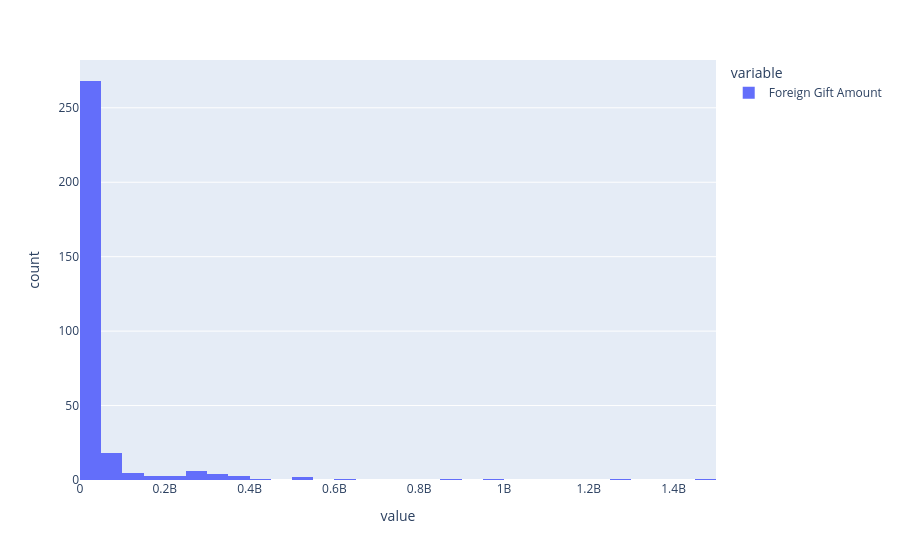

Source (notebook cell):
### Markdown cell above
>The mean gift size is much larger than the median gift size. The mean is over 52 million but the median is around 6.5 million. 
>This 9 times increase is most likely due to a large skew to the right for some universities receiving lots of big donations. Most universities receive small gifts.

### Code cell
px.histogram(university_totals['Foreign Gift Amount'])

### Figure 1 — Plotly figure (JSON) as saved in the notebook; plotly's stock layout.template omitted (floating-point values rounded to 4 significant figures; data arrays with more than 128 entries replaced by an {"elided": "..."} marker saying what was removed)
{"data": [{"bingroup": "x", "hovertemplate": "variable=Foreign Gift Amount<br>value=%{x}<br>count=%{y}<extra></extra>", "legendgroup": "Foreign Gift Amount", "marker": {"color": "#636efa", "pattern": {"shape": ""}}, "name": "Foreign Gift Amount", "orientation": "v", "showlegend": true, "type": "histogram", "x": {"elided": "318 int values"}, "xaxis": "x", "yaxis": "y"}], "layout": {"barmode": "relative", "legend": {"title": {"text": "variable"}, "tracegroupgap": 0}, "margin": {"t": 60}, "xaxis": {"anchor": "y", "domain": [0, 1], "title": {"text": "value"}}, "yaxis": {"anchor": "x", "domain": [0, 1], "title": {"text": "count"}}}}
